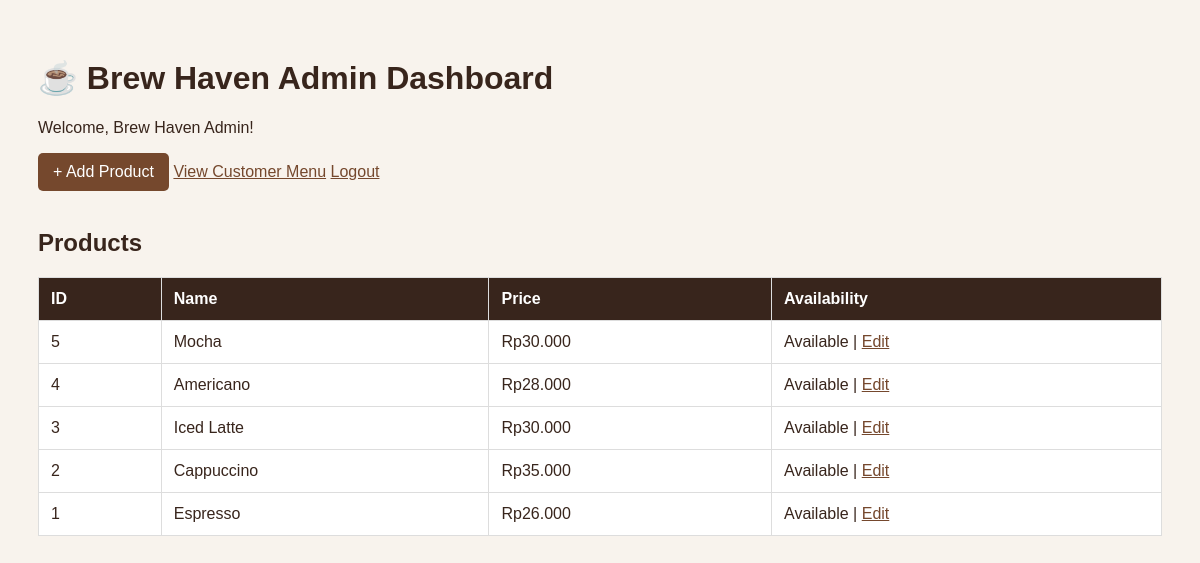
/admin/dashboard.php (signed in), run on the app's committed database.
### tables this page shows
CREATE TABLE `products` (
  `id` int(11) NOT NULL,
  `name` varchar(150) NOT NULL,
  `description` text DEFAULT NULL,
  `price` decimal(10,2) NOT NULL,
  `image` varchar(255) DEFAULT NULL,
  `is_available` tinyint(1) NOT NULL DEFAULT 1,
  `created_at` timestamp NOT NULL DEFAULT current_timestamp()
);

### admin/dashboard.php (the view, shortened to what this page needs)
<?php
require_once "../config/database.php";
$stmt = $pdo->query(
    "SELECT id, name, price, is_available
     FROM products ORDER BY id DESC"
);
$products = $stmt->fetchAll();
?>
<!DOCTYPE html>
<html lang="en">
<head>
</head>
<body>
    <h1>☕ Brew Haven Admin Dashboard</h1>
    <p>Welcome, <?= htmlspecialchars($_SESSION['user']['name']) ?>!</p>
    <a class="button" href="add-product.php">+ Add Product</a>
    <a href="../products.php">View Customer Menu</a>
    <a href="../logout.php">Logout</a>
    <h2>Products</h2>
    <table>
        <thead>
            <tr>
                <th>ID</th>
                <th>Name</th>
                <th>Price</th>
                <th>Availability</th>
            </tr>
        </thead>
        <tbody>
            <?php foreach ($products as $product): ?>
                <tr>
                    <td><?= (int)$product['id'] ?></td>
                    <td><?= htmlspecialchars($product['name']) ?></td>
                    <td>Rp<?= number_format((float)$product['price'], 0, ',', '.') ?></td>
<td>
    <?= $product['is_available'] ? 'Available' : 'Unavailable' ?>
    |
    <a href="edit-product.php?id=<?= (int)$product['id'] ?>">
        Edit
    </a>
</td>
                </tr>
            <?php endforeach; ?>
        </tbody>
    </table>
</body>
</html>

### admin/dashboard.php (style rules this page uses)
body { font-family: Arial, sans-serif; background: #f8f3ed; color: #38251c; padding: 30px; }
table { width: 100%; border-collapse: collapse; background: white; }
th, td { padding: 12px; border: 1px solid #ddd; text-align: left; }
th { background: #38251c; color: white; }
a { color: #75482d; }
.button { display: inline-block; background: #75482d; color: white; padding: 10px 15px; text-decoration: none; border-radius: 5px; margin-bottom: 18px; }

### data on the page
products: id "5", name "Mocha", price "30.000", is_available "Available"
products: id "4", name "Americano", price "28.000", is_available "Available"
products: id "3", name "Iced Latte", price "30.000", is_available "Available"
products: id "2", name "Cappuccino", price "35.000", is_available "Available"
products: id "1", name "Espresso", price "26.000", is_available "Available"

### other printed values
$_SESSION['user']['name'] "Brew Haven Admin"
